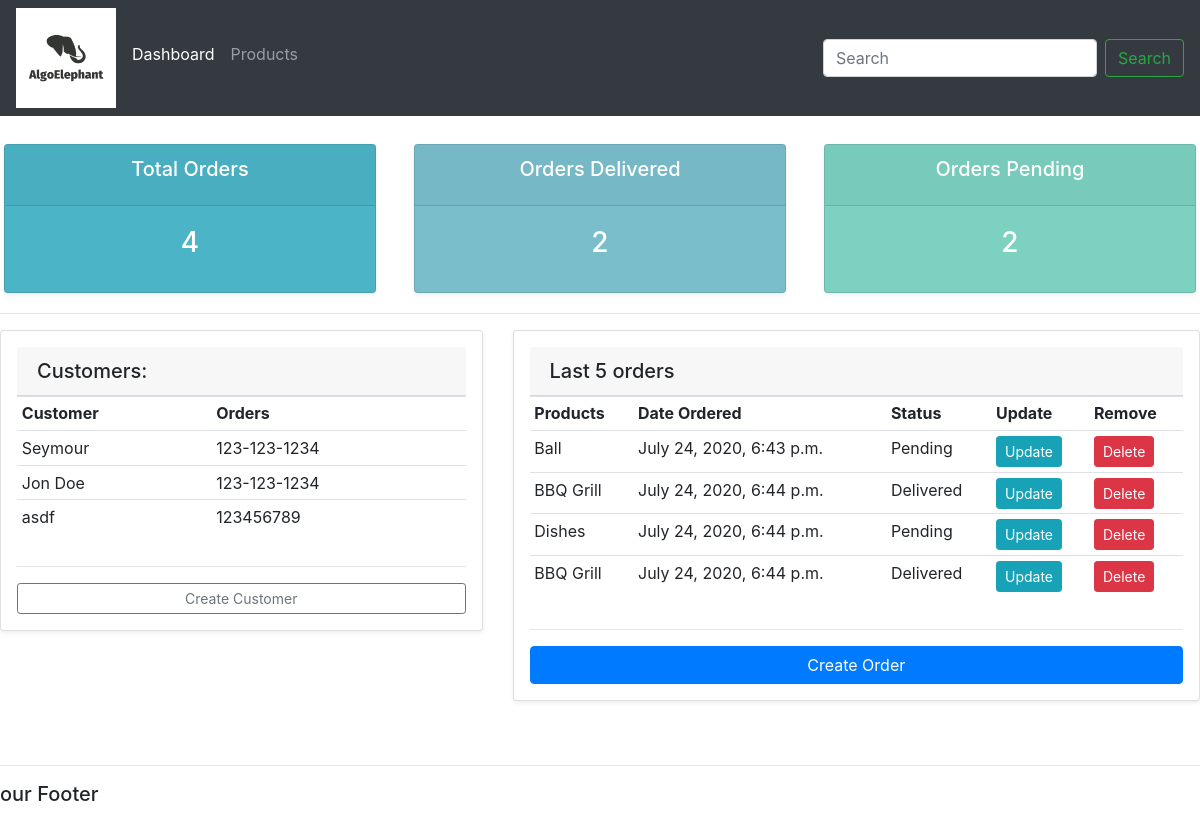
The app's page /, older data.
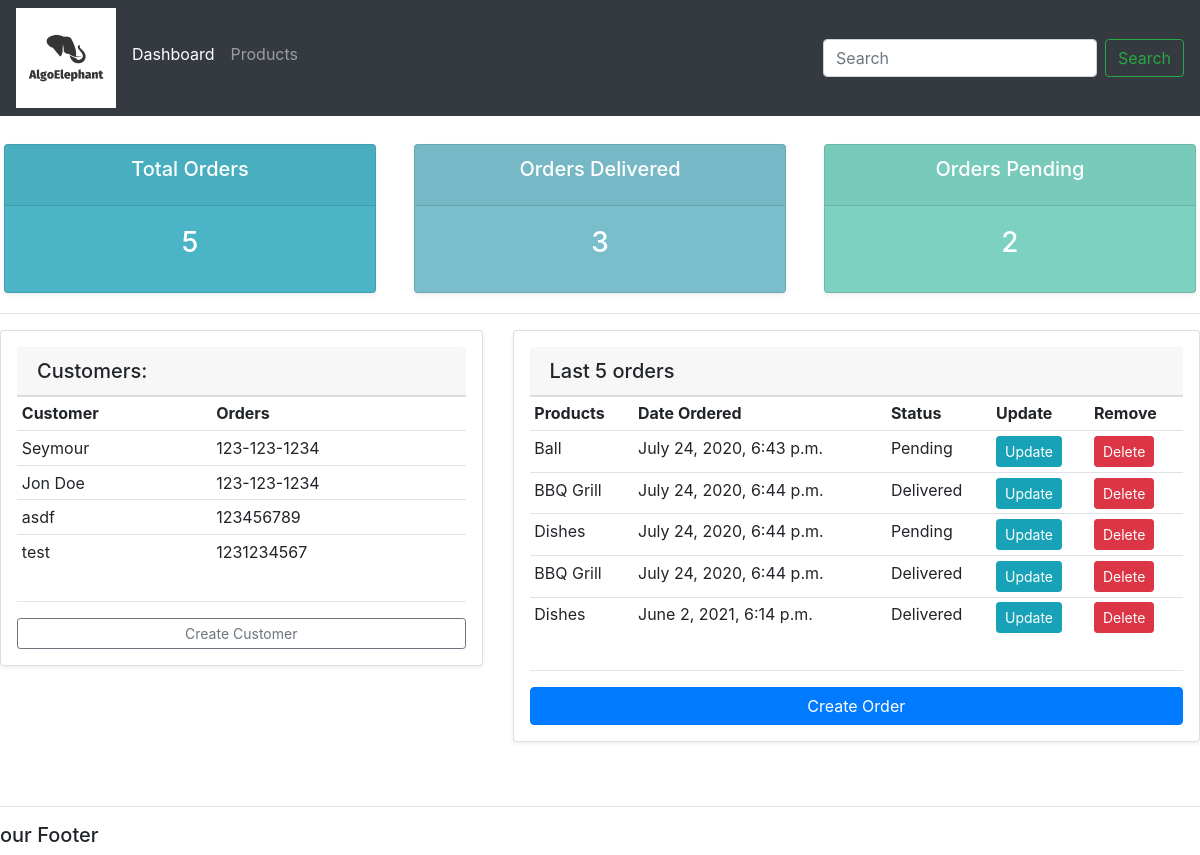
The same page, newer data.
### accounts/models.py (models this page shows, shortened)
class Customer(models.Model):
    name = models.CharField(max_length=200, null=True)
    phone = models.CharField(max_length=200, null=True)
    email = models.CharField(max_length=200, null=True)
    date_created = models.DateTimeField(auto_now_add=True, null=True)

class Order(models.Model):
    STATUS = (
        ("Pending", "Pending"),
        ("Out for delivery", "Out for delivery"),
        ("Delivered", "Delivered"),
    )
    customer = models.ForeignKey(Customer, null=True, on_delete=models.SET_NULL)
    product = models.ForeignKey(Product, null=True, on_delete=models.SET_NULL)
    date_created = models.DateTimeField(auto_now_add=True, null=True)
    status = models.CharField(max_length=200, null=True, choices=STATUS)

class Product(models.Model):
    CATEGORY = (
        ("Indoor", "Indoor"),
        ("Out door", "Outdoor"),
    )
    name = models.CharField(max_length=200, null=True)
    price = models.FloatField(null=True)
    category = models.CharField(max_length=200, null=True, choices=CATEGORY)
    description = models.CharField(max_length=200, null=True, blank=True)
    date_created = models.DateTimeField(auto_now_add=True, null=True)
    tag = models.ManyToManyField(Tag)
    def __str__(self):
        return self.name

### accounts/views.py (the view)
# urls.py: 2. Add a URL to urlpatterns:  path('', views.home, name='home')
def home(req):
   orders = Order.objects.all()
   customers = Customer.objects.all()
   total_customers = customers.count()
   total_orders = orders.count()
   delivered = orders.filter(status = 'Delivered').count()
   pending = orders.filter(status ='Pending').count()
   context = {'orders':orders, 'customers':customers, 'total_orders': total_orders, 'delivered': delivered, 'pending': pending}
   return render(req, 'accounts/dashboard.html', context)

### accounts/templates/accounts/dashboard.html
{% extends "accounts/base.html" %}
    {% block content %}
    {% include "accounts/status.html" %}
    <hr>
    <div class="row">
        <div class="col-md-5">
            <div class="card shadow-sm p-3 mb-5 bg-white roundedcard-body">
               <h5 class="card-header"> Customers:</h5>
                <table class="table table-sm">
                    <tr>
                        <th>Customer</th>
                         <th>Orders</th>
                    {% for customer in customers%}
                    <tr>
                        <td>{{customer.name}}</td>
                        <td>{{customer.phone}}</td>
                    </tr>
                    {% endfor %}
                </table>
                <hr>
                <a class="btn btn-outline-secondary btn-sm btn-block" href="">Create Customer
                </a>
            </div>
        </div>
        <div class="col-md-7">
            <div class="card shadow-sm p-3 mb-5 bg-white rounded card-body">
                <h5 class="card-header ">Last 5 orders</h5>
                 <table class="table table-sm">
                    <tr>
                        <th>Products</th>
                        <th>Date Ordered</th>
                        <th>Status</th>
                        <th>Update</th>
                        <th>Remove</th>
                    </tr>
                    {% for order in orders %}
                    <tr>
                        <td>{{order.product}}</td>
                        <td>{{order.date_created}}</td>
                        <td>{{order.status}}</td>
                        <td><a class= "btn btn-sm btn-info" href="{% url 'updateOrder' order.id %}">Update</a></td>
                        <td><a class= "btn btn-sm btn-danger" href="">Delete</a></td>
                    </tr>
                    {% endfor %}
                </table>
                <hr>
                <a class = "btn btn-primary btn-block" href= "{% url 'createOrder' %}">Create Order</a>
            </div>
        </div>
    </div>
    {% endblock %}

Row changes from the older to the newer data that the page shows:
added Customer: name "test", phone "1231234567"
added Order: product "Dishes", date_created "June 2, 2021, 6:14 p.m.", status "Delivered"
Text that changed along with them:
{{ total_orders }}: "4" → "5"
{{ delivered }}: "2" → "3"
